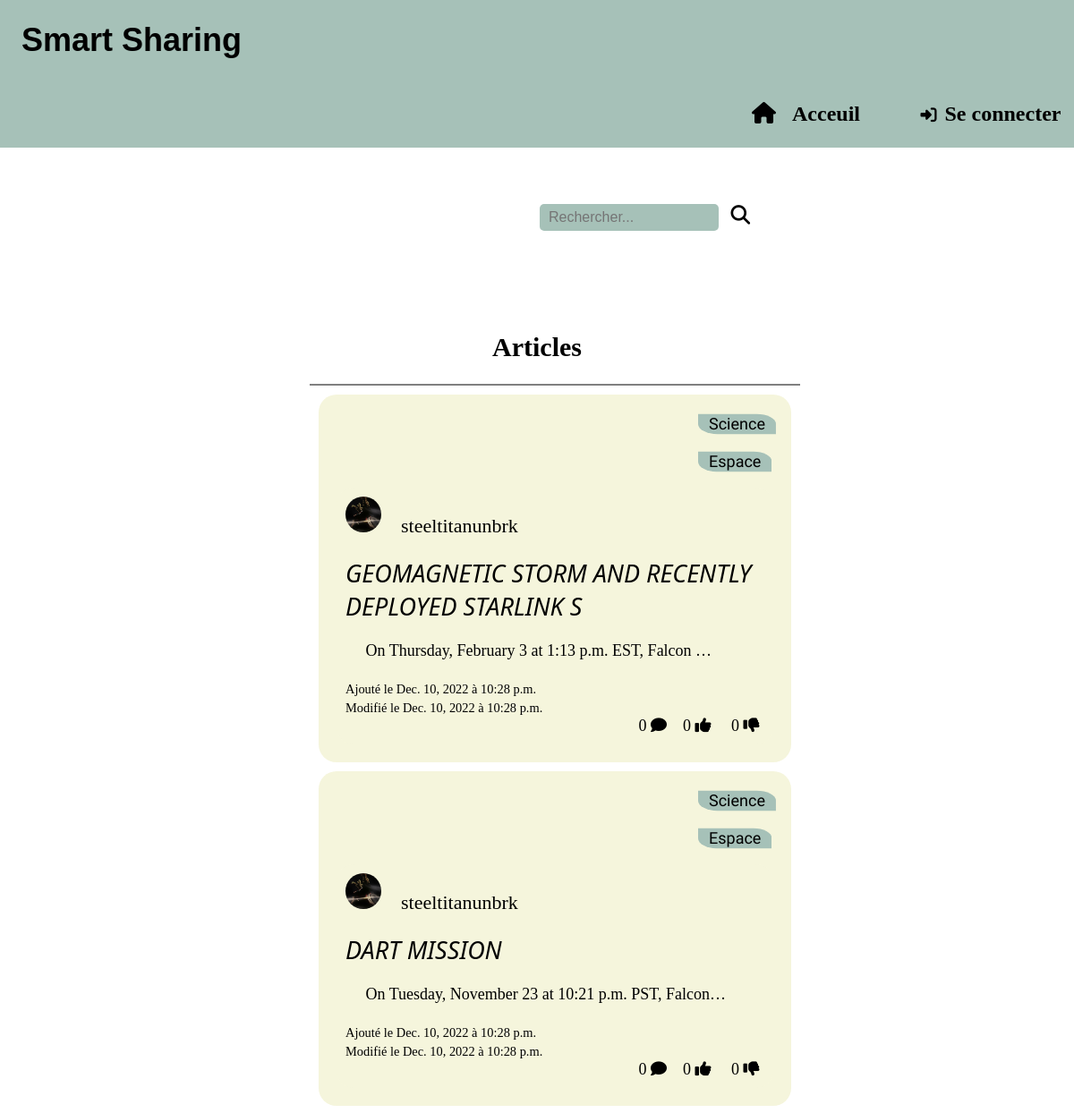
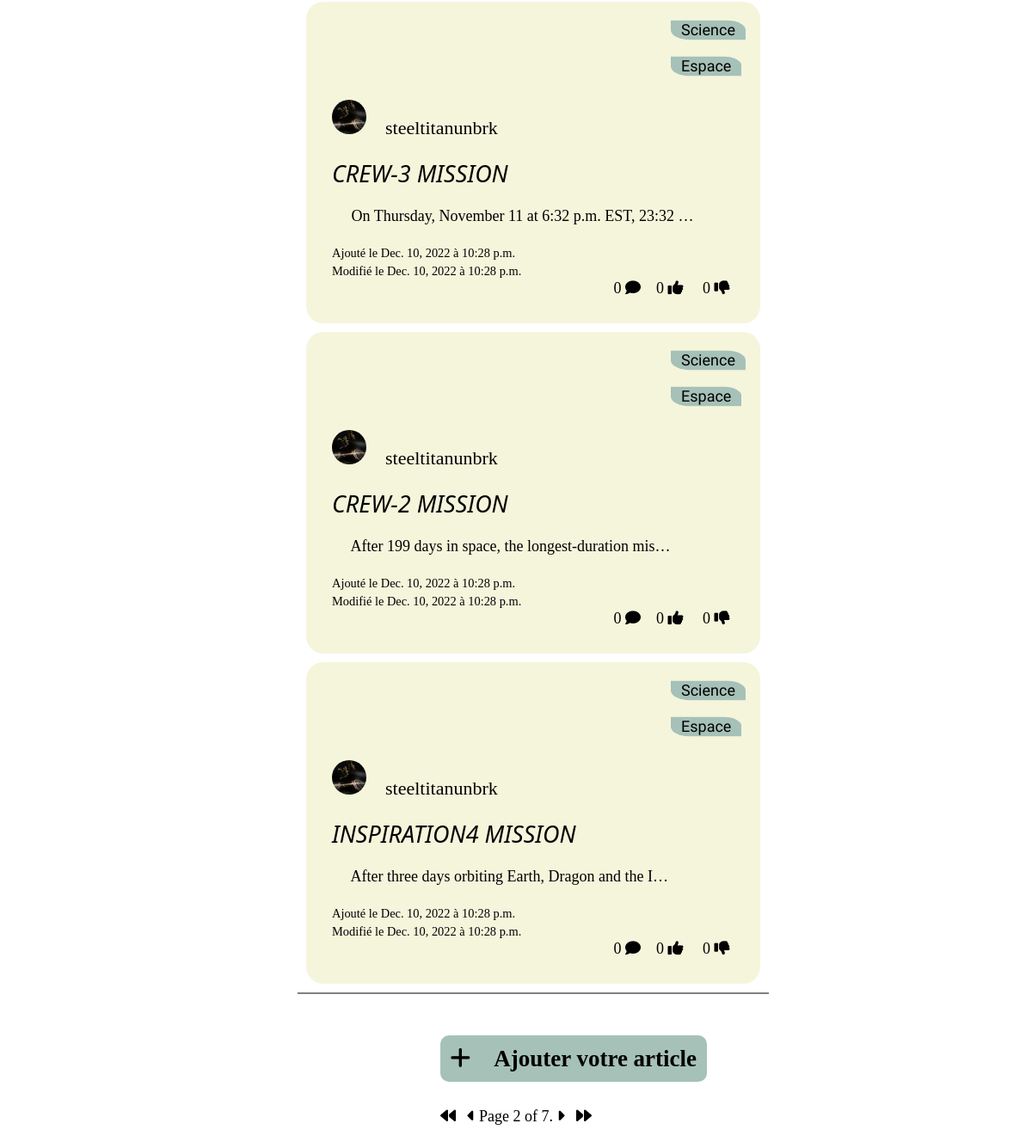
/Home/?page=2, run on the app's committed database (2 pictures, top to bottom).
### posts/models.py (models this page shows, shortened)
class Theme(models.Model):
    label = models.CharField(max_length=30, unique=True)
    def __str__(self):
        return self.label

class Post(models.Model):
    title = models.CharField(verbose_name="", max_length=50)
    content = models.TextField(verbose_name="", unique=True)
    illustration = models.ImageField(default=None, blank=True, null=True, upload_to='images/illustrations/%Y/%m/%d/')
    theme = models.ManyToManyField(Theme, verbose_name="")
    like = models.ManyToManyField(User, related_name="liker")
    dislike = models.ManyToManyField(User, related_name="disliker")
    user = models.ForeignKey(User, on_delete=models.CASCADE, related_name="poster")
    modifHour = models.TimeField(auto_now=True, auto_now_add=False)
    addHour = models.TimeField(auto_now=False, auto_now_add=True)
    modifDate = models.DateField(auto_now=True, auto_now_add=False)
    addDate = models.DateField(auto_now=False, auto_now_add=True)

class User(AbstractUser):
    image = models.ImageField(verbose_name="Photo de profil", upload_to="profile", blank=True, null=True)

### posts/views.py (the view, shortened to what this page needs)
# urls.py: 2. Add a URL to urlpatterns:  path('', views.home, name='home')
def home(request):
    postDic = {}
    _postList = Post.objects.all().order_by('modifDate').reverse()
    paginator = Paginator(_postList, 5)
    number = request.GET.get('page')
    postList = paginator.get_page(number)
    themes = Theme.objects.all()
    posts = []
    if request.method == "GET":
        _request = request.GET.get('_request')
    for _post in postList:
        comment = Comment.objects.filter(post=_post).count()
        postDic[_post] = (comment)
    addPost(request)
    return render(request, 'posts/index.html',
                  {'postD': postDic, 'themes': themes, 'result': _request, 'page_obj': postList})

### posts/templates/posts/index.html (shortened to what this page needs)
{% extends 'posts/model.html' %}
{% block content %}
<main>
  <form class="search-area">
    <input type="search" placeholder="Rechercher..." name="_request" />
    <button class="search-button" type="submit"><i class="fa-solid fa-magnifying-glass"></i></button>
  </form>
  {% if result != None %}
    <h2 style="text-align: center">Résultats pour "{{ result }}"</h2>
  {% else %}
    <h2 style="text-align: center; font-size: 30px; margin-top: 80px;">Articles</h2>
  {% endif %}
  <ul>
    <HR NOSHADE>
    {% for post, comment in postD.items %}
      <div class="post">
        {% for th in post.theme.all %}
          <span class="theme">{{ th }}</span><br/><br/>
        {% endfor %}
        <a class="posts" href="{% url 'details' post.id %}">
            <li class="post">
              <span class="user">
              {% if post.user.image %}
                <img class="profile-image-resizex2" src="{{ post.user.image.url }}" alt="Photo de profil"/>
              {% else %}
                <i class="fa-solid fa-circle-user fa-2x"></i>
              {% endif %}
              &nbsp&nbsp&nbsp{{ post.user }}</span><br/>
              <span class="post-content">
                <span class="post-title">{{ post.title }}</span><br/>
                <br/>&nbsp&nbsp&nbsp&nbsp
                {{ post.content|truncatechars:50 }}<br/>
                <span class="info">
                  <br/>Ajouté le {{ post.addDate }} à {{ post.addHour }}
                  <br />Modifié le {{ post.modifDate }} à {{ post.modifHour }}
                </span><br/>
                <span class="action">{{ comment }}&nbsp<i class="fa-solid fa-comment"></i>
                <a class="action" href="{% url 'home-like' post.id %}">
                  {{ post.like.all|length }}&nbsp<i class="fa-solid fa-thumbs-up"></i>
                </a>
                <a class="action" href="{% url 'home-dislike' post.id %}">
                  {{ post.dislike.all|length }}&nbsp<i class="fa-solid fa-thumbs-down"></i>
                </a>
                &nbsp&nbsp&nbsp</span>
              </span>
            </li>
          </a>
        </div>
    {% endfor %}
    <HR NOSHADE>
  </ul>
  <a href="{% url 'add-post' %}">
    <h2 class="post-add">
      <i class="fa-sharp fa-solid fa-plus"></i>&nbsp&nbsp&nbsp&nbspAjouter votre article
    </h2>
  </a>
  <div class="pagination">
    <span class="step-links">
        {% if page_obj.has_previous %}
            <a href="?page=1"><i class="fa-sharp fa-solid fa-backward"></i></a>&nbsp&nbsp
            <a href="?page={{ page_obj.previous_page_number }}"><i class="fa-solid fa-caret-left"></i></a>
        {% endif %}
        <span class="current">
            Page {{ page_obj.number }} of {{ page_obj.paginator.num_pages }}.
        </span>
        {% if page_obj.has_next %}
            <a href="?page={{ page_obj.next_page_number }}"><i class="fa-solid fa-caret-right"></i></a>&nbsp&nbsp
            <a href="?page={{ page_obj.paginator.num_pages }}"><i class="fa-solid fa-forward"></i></a>
        {% endif %}
      </span>
  </div>
</main>
{% endblock %}

### posts/static/posts/styles.css (style rules this page uses)
body { font-size: 18px; }
a, button, input[type="submit"] { cursor: pointer; }
main { margin-left: 15%; margin-right: 15%; margin-bottom: 5%; }
a { text-decoration: none; color: black; }
.user { display: block; font-size: 22px; }
.info { font-size: 80%; }
.post-title { font-size: 150%; font-style: italic; font-family: system-ui, -apple-system, BlinkMacSystemFont, 'Segoe UI', Roboto, Oxygen, Ubuntu, Cantarell, 'Open Sans', 'Helvetica Neue', sans-serif; }
.theme { position: absolute; left:65%; font-family: Aldrich, sans-serif; background-color: #a6c1b8; clip-path:inset(25% 0 25% 0 round 0 25% 0 25%); text-align: center; padding: 1%; }
.posts { text-decoration: none; outline: none; }
.action { position: relative; left: 70%; }
li { list-style-type: none; color: black; }
.search-area { position: relative; padding-bottom: 5%; width: 300px; left: 50%; }
.search-area input { height: 30px; width: 200px; }
input { display: inline-block; text-align: left; border-radius: 5px; border: 3px; margin: 1%; height: 25px; background: #a6c1b8; }
.pagination { text-align: center; }
body { margin: 0%; }
.post-content { margin-bottom: 15%; }
.search-button { border: 0px; height: 30px; font-size: larger; background-color: white; }
.profile-image-resizex2 { width : 40px; height : 40px; overflow: hidden; border: none; -moz-border-radius : 75px; -webkit-border-radius : 75px; border-radius : 75px; }
.post-add { margin-top: 5%; margin-bottom: 5%; padding-top: 2%; padding-bottom: 2%; padding-left: 2%; padding-right: 2%; background-color: #a6c1b8; border-radius: 10px; display: inline-block; position: relative; left: 35%; }
input, textarea { padding-left: 10px; }
.post { margin: 10px; padding: 10px; border-radius: 20px; background-color: beige; }
input::placeholder { font-size: 16px; }

### data on the page
Post: user.image (picture), user "steeltitanunbrk", title "GEOMAGNETIC STORM AND RECENTLY DEPLOYED STARLINK S", content "On Thursday, February 3 at 1:13 p.m. EST, Falcon …", addDate "Dec. 10, 2022", addHour "10:28 p.m.", modifDate "Dec. 10, 2022", modifHour "10:28 p.m.", comment "0", like.all|length "0", dislike.all|length "0"
Theme: label "Science"
Theme: label "Espace"
Post: user.image (picture), user "steeltitanunbrk", title "DART MISSION", content "On Tuesday, November 23 at 10:21 p.m. PST, Falcon…", addDate "Dec. 10, 2022", addHour "10:28 p.m.", modifDate "Dec. 10, 2022", modifHour "10:28 p.m.", comment "0", like.all|length "0", dislike.all|length "0"
Post: user.image (picture), user "steeltitanunbrk", title "CREW-3 MISSION", content "On Thursday, November 11 at 6:32 p.m. EST, 23:32 …", addDate "Dec. 10, 2022", addHour "10:28 p.m.", modifDate "Dec. 10, 2022", modifHour "10:28 p.m.", comment "0", like.all|length "0", dislike.all|length "0"
Post: user.image (picture), user "steeltitanunbrk", title "CREW-2 MISSION", content "After 199 days in space, the longest-duration mis…", addDate "Dec. 10, 2022", addHour "10:28 p.m.", modifDate "Dec. 10, 2022", modifHour "10:28 p.m.", comment "0", like.all|length "0", dislike.all|length "0"
Post: user.image (picture), user "steeltitanunbrk", title "INSPIRATION4 MISSION", content "After three days orbiting Earth, Dragon and the I…", addDate "Dec. 10, 2022", addHour "10:28 p.m.", modifDate "Dec. 10, 2022", modifHour "10:28 p.m.", comment "0", like.all|length "0", dislike.all|length "0"

### other printed values
{{ page_obj.number }} "2"
{{ page_obj.paginator.num_pages }} "7"
